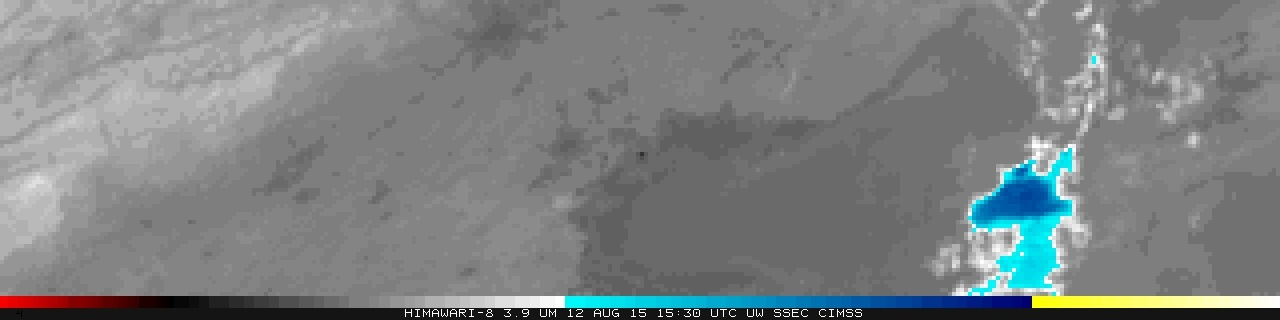
#> input picture images/himawari/selected/H1_himawari_2015-08-12_1530Z.jpg, 1280 x 320 px
$ python validate_with_controls.py
#> lines starting #> are read from the running program, lines starting #| are printed output that depends on the picture
from pathlib import Path
from PIL import Image
import numpy as np
import pandas as pd

ROOT = Path(__file__).resolve().parents[1]
EVENT = (610, 135, 670, 195)
EXCLUSION = (550, 75, 730, 255)
ROI_SIZE = 60

h1 = np.array(Image.open(ROOT / "images/himawari/selected/H1_himawari_2015-08-12_1530Z.jpg").convert("RGB"))
#> h1 is the input picture: shape (320, 1280, 3); mean R, G, B 124.5, 128.7, 129.2
h2 = np.array(Image.open(ROOT / "images/himawari/selected/H2_himawari_2015-08-12_1540Z.jpg").convert("RGB"))
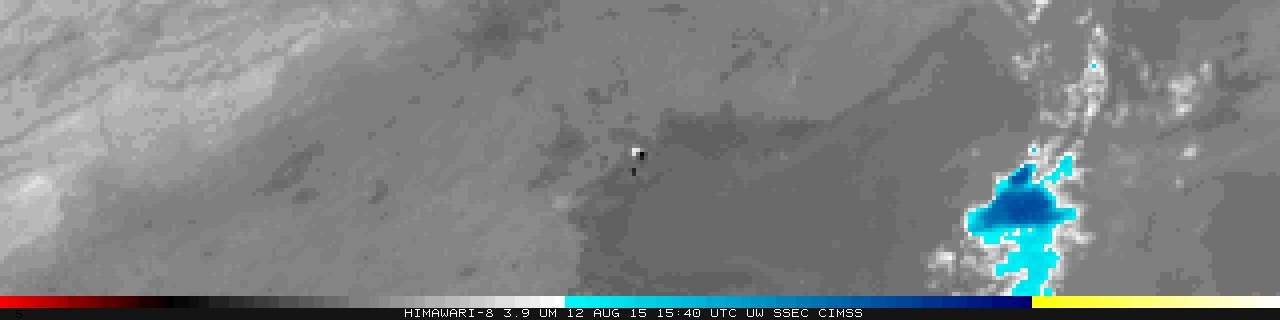
#> input picture images/himawari/selected/H2_himawari_2015-08-12_1540Z.jpg, 1280 x 320 px
#> h2 is the input picture: shape (320, 1280, 3); mean R, G, B 124.8, 128.9, 129.4

def metrics(arr, box):
#> called with box = (610, 135, 670, 195)
    x1, y1, x2, y2 = box
    gray = arr[y1:y2, x1:x2].mean(axis=2)
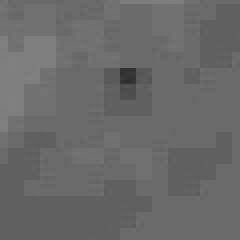
#> gray: shape (60, 60) float64 (shown 4 times larger); min 48, max 128, mean 105.1
    return float(gray.mean()), float(gray.std())

event_mean_h1, event_std_h1 = metrics(h1, EVENT)
#> event_mean_h1 = 105.1; event_std_h1 = 8.69
_, event_std_h2 = metrics(h2, EVENT)
#> call 2 of metrics, with box = (610, 135, 670, 195)
#> in metrics (call 2), `gray = arr[y1:y2, x1:x2].mean(axis=2)`:
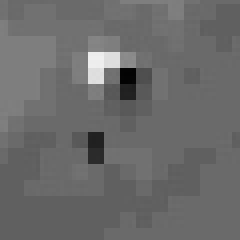
#> gray: shape (60, 60) float64 (shown 4 times larger); min 3.33, max 239, mean 106.6
#> event_std_h2 = 19.78

rows = []
cid = 1
for y in range(20, 241, 30):
    for x in range(50, 901, 30):
        box = (x, y, x + ROI_SIZE, y + ROI_SIZE)
        ex = EXCLUSION
        overlaps = not (box[2] <= ex[0] or box[0] >= ex[2] or box[3] <= ex[1] or box[1] >= ex[3])
        if overlaps:
            continue

        mean1, std1 = metrics(h1, box)
        mean2, std2 = metrics(h2, box)

        if abs(mean1 - event_mean_h1) <= 10 and std1 <= 15:
            rows.append({
                "control_id": f"C{cid:02d}",
                "x1": x, "y1": y, "x2": x + ROI_SIZE, "y2": y + ROI_SIZE,
                "h1_mean": mean1, "h1_std": std1,
                "h2_mean": mean2, "h2_std": std2,
                "delta_std_h2_minus_h1": std2 - std1,
            })
            cid += 1
#> this loop made 8 passes
#> pass 1, in metrics (call 3), `gray = arr[y1:y2, x1:x2].mean(axis=2)`:
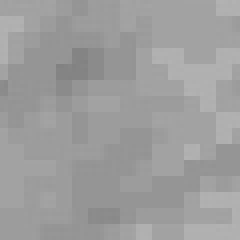
#> gray: shape (60, 60) float64 (shown 4 times larger); min 130, max 178, mean 157.5
#> pass 1, in metrics (call 5), `gray = arr[y1:y2, x1:x2].mean(axis=2)`:
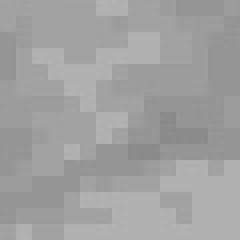
#> gray: shape (60, 60) float64 (shown 4 times larger); min 137, max 178, mean 160.8

#> (the run stopped early here; a loop or call above may not have finished)
